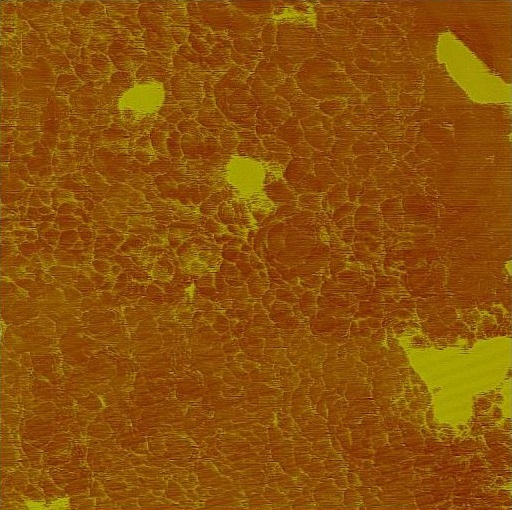
%> input picture image analysis/pure00.jpg, 512 x 510 px
$ octave testim.m   (GNU Octave 9; MATLAB toolbox functions it lacks are replaced by stand-ins)
%> lines starting %> are read from the running program, lines starting %| are printed output that depends on the picture; in (x1, y1, x2, y2) boxes, pixels count from 0 and x2, y2 are one past the last pixel; in counts of white or black regions, pixels touching at a corner belong together; the program's own positions count from 1
%#ok<*NOPTS>
%------------------------------------------------------------------------
                           %USEFUL VARIABLE NAMES
%------------------------------------------------------------------------
%I -> image that is to be processed
%I2 -> the second image (for finding average threshold)
%num -> number of clusters
%lvl -> average threshold for both images
%Iclean -> binary matrix of I
%occupied -> number of occupied sites
%count_array -> number of elements in each cluster (size of clusters)
%imhei,imwdh -> pixel dimensions of the input image
%sorted_cords -> coordinates of elements sorted according to cluster label
%adjusted_coc -> rounded off coordinates of center of clusters
%red,green,blue -> 0-255 values to find colour corresponding to threshold
%Cluster_Label_Im -> binary matrix after labelling
%center_of_clusters -> coordinates of center of each cluster
%dist_bw_centers(M,N,adjusted_coc)-> distance b/w centers of clusters M,N
%min_distance_bw_clusters(M,N,sorted_cords,count_array)-> min. distance b/w clusters M,N
%------------------------------------------------------------------------

clear vars;

%--!--!--!--!--!--!--!--!--!--!--!--!--!--!--!--!--!--!--!--!--!--!--!--!--!--!--!--!--!--!--!--!--!
                        % NEED TO ADJUST BELOW LINES BEFORE RUNNING
%--!--!--!--!--!--!--!--!--!--!--!--!--!--!--!--!--!--!--!--!---!--!--!--!--!--!--!--!--!--!--!--!--!

%SELECT ONE OF THE 2 LINES BELOW,(IMAGE TO BE PROCESSED)
I = imread('pure00.jpg');
%> I is the input picture: size 510x512x3 uint8; mean R, G, B 140.7, 81.8, 10.2
%I = imread('annealed00.jpg');


%SELECT ANNEALED/PURE ACCORDING TO WHAT YOU SELECTED ABOVE
imwdh = 512; imhei = 510; %pure
%imwdh = 530; imhei = 511; %annealed


%SELECT I2 AS THE ONE YOU DID NOT SELECT ABOVE
%I2 = imread('pure00.jpg');
I2 = imread('annealed00.jpg');
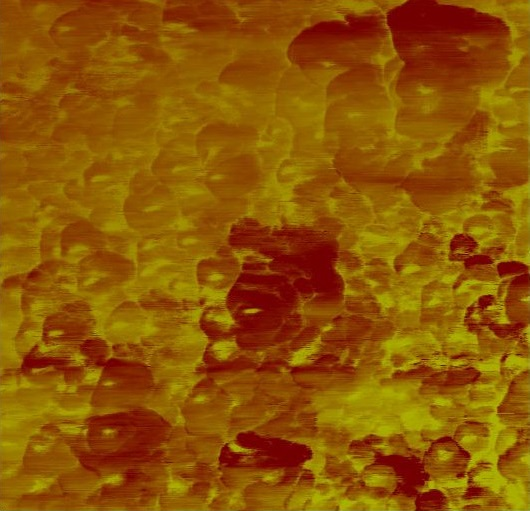
%> input picture image analysis/annealed00.jpg, 530 x 511 px
%> I2 is the input picture: size 511x530x3 uint8; mean R, G, B 142, 85.6, 4.1

%--!--!--!--!--!--!--!--!--!--!--!--!--!--!--!--!--!--!--!--!---!--!--!--!--!--!--!--!--!--!--!--!--!


%-----------------------------------------------------------------------------------------------------
% NOTE: UNCOMMENT LINE 104 IF YOU WANT TO SEE THE BINARY IMAGE AS OUTPUT (slower run-time)
%-----------------------------------------------------------------------------------------------------


%____________________________________________________________________________________________________%
                                %FINDING THE THRESHOLD WITH GREYTHRESH
%----------------------------------------------------------------------------------------------------%
%Below code is for finding the average threshold 'lvl' for both images
redChannel = I(:, :, 1);
greenChannel = I(:, :, 2);
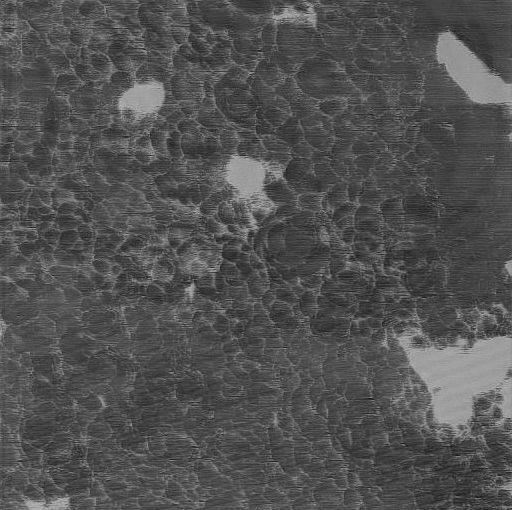
%> greenChannel: size 510x512 uint8; min 17, max 186, mean 81.8
blueChannel = I(:, :, 3);
RL= graythresh(redChannel);
%> RL = 0.569
GL= graythresh(greenChannel);
%> GL = 0.388
BL= graythresh(blueChannel);
%> BL = 0.0588
redChannel2 = I2(:, :, 1);
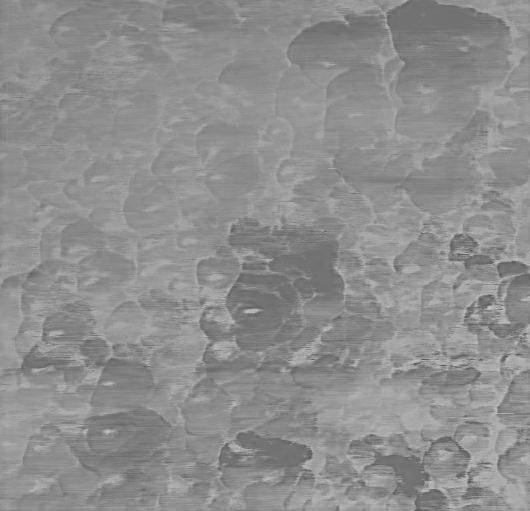
%> redChannel2: size 511x530 uint8; min 79, max 205, mean 142
greenChannel2 = I2(:, :, 2);
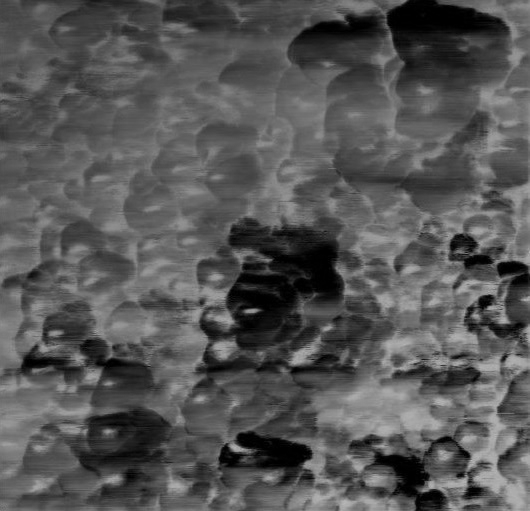
%> greenChannel2: size 511x530 uint8; min 0, max 185, mean 85.6
blueChannel2 = I2(:, :, 3);
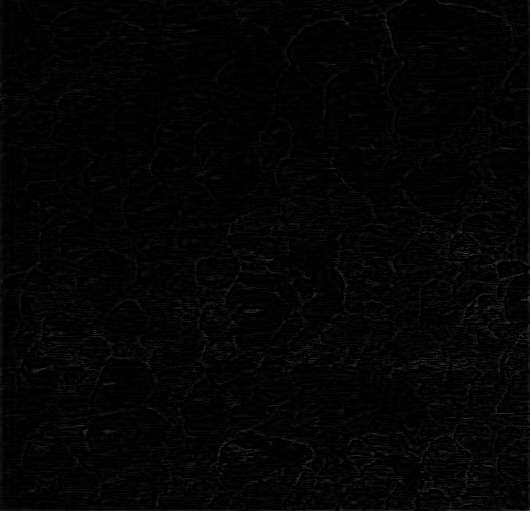
%> blueChannel2: size 511x530 uint8; min 0, max 77, mean 4.1
RL2= graythresh(redChannel2);
%> RL2 = 0.549
GL2= graythresh(greenChannel2);
%> GL2 = 0.31
BL2= graythresh(blueChannel2);
%> BL2 = 0.0275

lvl=(RL*RL + BL*BL + GL*GL)/(RL+GL+BL); %Weighted average of RGB layers for first image
%> lvl = 0.47
lvl2=(RL2*RL2 + BL2*BL2 + GL2*GL2)/(RL2+GL2+BL2); %Weighted average of RGB layers for second image
%> lvl2 = 0.449


lvl=(lvl+lvl2)/2; %Average threshold for both images
%> lvl = 0.46
thresh_lvl=lvl
%> thresh_lvl = 0.46

%____________________________________________________________________________________________________%
                                %FINDING THE THRESHOLD 'COLOUR'
%----------------------------------------------------------------------------------------------------%
%This is converting layer thresholds into 0-255 values
R1=255*RL;
%> R1 = 145
G1=255*GL;
%> G1 = 99
B1=255*BL;
%> B1 = 15
R2=255*RL2;
%> R2 = 140
G2=255*GL2;
%> G2 = 79
B2=255*BL2;
%> B2 = 7

%Everething below this shade of rgb is black in both images
red=round((R1+R2)/2);
%> red = 143
green=round((G1+G2)/2);
%> green = 89
blue=round((B1+B2)/2);
%> blue = 11

RGB_thresh=[red,green,blue]
%> RGB_thresh = [143 89 11]

%____________________________________________________________________________________________________%
                            %BINARY IMAGE OBTAINED AS PER THRESHOLD 'lvl'
%----------------------------------------------------------------------------------------------------%
%binary image obtained
Iclean = im2bw(I,lvl);
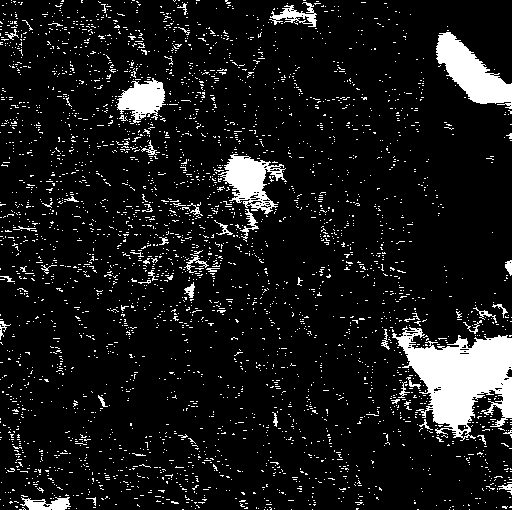
%> Iclean: size 510x512 logical; 9.7% white; 3440 white regions (3392 under 20 px), largest, box (x1, y1, x2, y2) and area: (392, 326, 512, 441) 7109, (436, 32, 512, 109) 2727, (218, 154, 287, 214) 1875
%imshow(Iclean);
%____________________________________________________________________________________________________%


%____________________________________________________________________________________________________%
                                %FINDING THE SITE OCCUPATION PROBABILITY
%----------------------------------------------------------------------------------------------------%

%To find SOP
occupied=0;
for x=1:1:imhei
for y=1:1:imwdh
if(Iclean(x,y)==1)
occupied=occupied+1;
end
end
end
%> after the loop, occupied = 25206
sop=occupied/(imhei*imwdh)
%> sop = 0.0965
%____________________________________________________________________________________________________%


%____________________________________________________________________________________________________%
                                        %LABELLING THE CLUSTER
%----------------------------------------------------------------------------------------------------%

%cluster labelling
[Cluster_Label_Im,num] = bwlabel(Iclean,4);
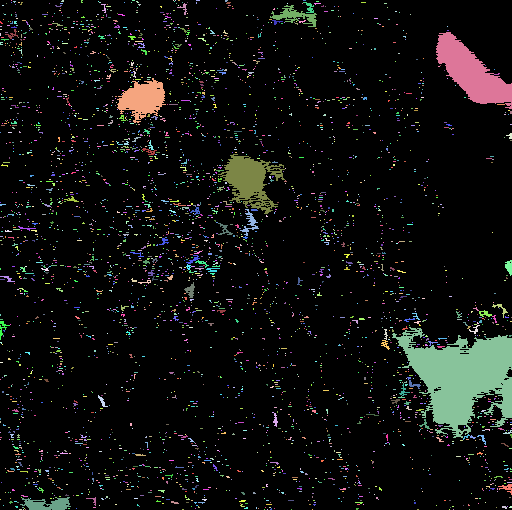
%> Cluster_Label_Im: size 510x512 double; 3937 distinct labels, from 0 to 3936; one colour per label, 0 black
%> num = 3936
%____________________________________________________________________________________________________%


%____________________________________________________________________________________________________%
            %FINDING X,Y CO-ORDINATES OF ALL CLUSTER ELEMENTS(SORTED BY CLUSTER NAME)
%----------------------------------------------------------------------------------------------------%

fileId = fopen('cord_out.txt', 'w'); %WILL CONTAIN COORDINATES OF ALL CLUSTER ELEMENTS
for x=1:1:imhei
for y=1:1:imwdh
k=Cluster_Label_Im(x,y);
if(k~=0)
fprintf(fileId, '%d %d %d\n', k,x,y);
end
end
end
fclose(fileId);

%SORTING BY CLUSTER NUMBER/LABEL BELOW
cords = readmatrix('cord_out.txt');
sorted_cords = sortrows(cords,1); %<<- sorted_cords contains (cluster_label, x, y) values, open to see
fileId1 = fopen('sorted_cords.txt', 'w');
writematrix(sorted_cords,'sorted_cords.txt')
%____________________________________________________________________________________________________%


%____________________________________________________________________________________________________%
               %FINDING THE CENTER OF EACH CLUSTER AND THE SIZE OF EACH CLUSTER
%----------------------------------------------------------------------------------------------------%

count_array=zeros(num); %<<- will contain size of all clusters
%Finding center of each cluster and size of each cluster below
CC=0;
i=1;
x=1;
y=1;
count=1;
loopvar=1;
i=1;
av=0;
sumx=0;
sumy=0;
fileId4 = fopen('xd_out.txt', 'w');
fileId5 = fopen('yd_out.txt', 'w');
fileId6 = fopen('mdst_clstrs_out.txt', 'w');
while(count<occupied)

if(sorted_cords(loopvar,1)==i&& i<occupied)
av=av+1;
sumx=sumx+sorted_cords(loopvar,2);
sumy=sumy+sorted_cords(loopvar,3);
loopvar=loopvar+1;
CC=CC+1;
end
if(sorted_cords(loopvar,1)~=i&& i<occupied)
fprintf(fileId4, '%d\n', sumx/av);
fprintf(fileId5, '%d\n', sumy/av);
sumx=0;
sumy=0;
av=0;
i=i+1;
count_array(i)=CC; %<<- size of each cluster array, (dont take the first zero value...offset by +1, open the array to see what I mean)
CC=0;
end
count=count+1;
end
%> this loop made 25205 passes
%> CC on passes 1 to 12: 1, 2, 3, 4, 0, 1, 0, 1, 0, 1, 2, 0
%> after the loop, CC = 0; av = 0; count = 25206; i = 3936; loopvar = 25206; sumx = 0; sumy = 0

%Coordinates of center of all clusters present in center_of_clusters
%> (the run ends here)
